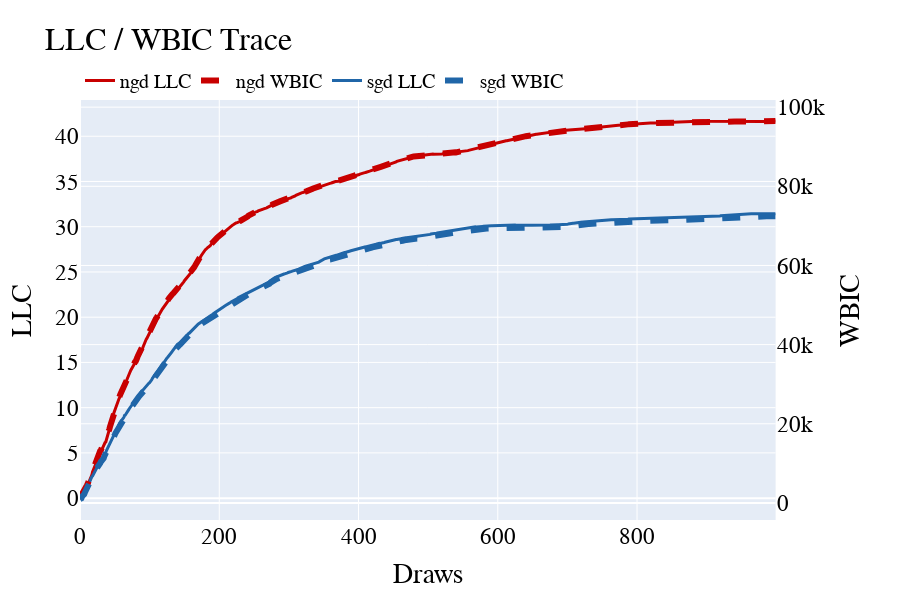

Notebook code for this chart:
### Code cell
# Check the LLC chains / WBIC chains converged for each model

rlct_converge_plots = {}
for title in models.keys():
    rlct_converge_plot = make_subplots(specs=[[{"secondary_y" : True}]])
    for optim in optimizers:
        color = color_cycle[color_index % len(color_cycle)]
        color_index += 1
        if wbic_histories[title][optim][-1] is not None and llc_histories[title][optim][-1] is not None:
            rlct_converge_plot.add_trace(go.Scatter(
                y=np.mean(llc_histories[title][optim][-1]["llc/moving_avg"],axis=0),
                name=f"{optim} LLC",
                line=dict(color=color, width=3)
            ), secondary_y=False)
            rlct_converge_plot.add_trace(go.Scatter(
                y=wbic_histories[title][optim][-1]["wbic/means"],
                name=f"{optim} WBIC",
                line=dict(color=color, dash="dash", width=6)
            ), secondary_y=True)
    rlct_converge_plot.update_layout(
        title=f"LLC / WBIC Trace",
        xaxis_title="Draws",
        font=dict(
            family="Times New Roman",
            size=23,
            color="black",
        ),
        width=900,
        height=600,
        legend=dict(
            x=0,
            y=1,
            xanchor='left',
            yanchor='bottom',
            orientation='h',
            font=dict(
                size=20,
            ),
        ),
    )
    rlct_converge_plot.update_yaxes(title="LLC", secondary_y=False)
    rlct_converge_plot.update_yaxes(title="WBIC", secondary_y=True)
    rlct_converge_plots[title] = rlct_converge_plot
    rlct_converge_plot.show()

### Figure 1 — Plotly figure (JSON) as saved in the notebook; plotly's stock layout.template omitted (floating-point values rounded to 4 significant figures; data arrays with more than 128 entries replaced by an {"elided": "..."} marker saying what was removed)
{"data": [{"line": {"color": "rgb(200, 0, 0)", "width": 3}, "name": "ngd LLC", "type": "scatter", "xaxis": "x", "y": {"elided": "1000 float values"}, "yaxis": "y"}, {"line": {"color": "rgb(200, 0, 0)", "dash": "dash", "width": 6}, "name": "ngd WBIC", "type": "scatter", "xaxis": "x", "y": {"elided": "1000 float values"}, "yaxis": "y2"}, {"line": {"color": "rgb(32, 102, 168)", "width": 3}, "name": "sgd LLC", "type": "scatter", "xaxis": "x", "y": {"elided": "1000 float values"}, "yaxis": "y"}, {"line": {"color": "rgb(32, 102, 168)", "dash": "dash", "width": 6}, "name": "sgd WBIC", "type": "scatter", "xaxis": "x", "y": {"elided": "1000 float values"}, "yaxis": "y2"}], "layout": {"font": {"color": "black", "family": "Times New Roman", "size": 23}, "height": 600, "legend": {"font": {"size": 20}, "orientation": "h", "x": 0, "xanchor": "left", "y": 1, "yanchor": "bottom"}, "title": {"text": "LLC / WBIC Trace"}, "width": 900, "xaxis": {"anchor": "y", "domain": [0, 0.94], "title": {"text": "Draws"}}, "yaxis": {"anchor": "x", "domain": [0, 1], "title": {"text": "LLC"}}, "yaxis2": {"anchor": "x", "overlaying": "y", "side": "right", "title": {"text": "WBIC"}}}}
